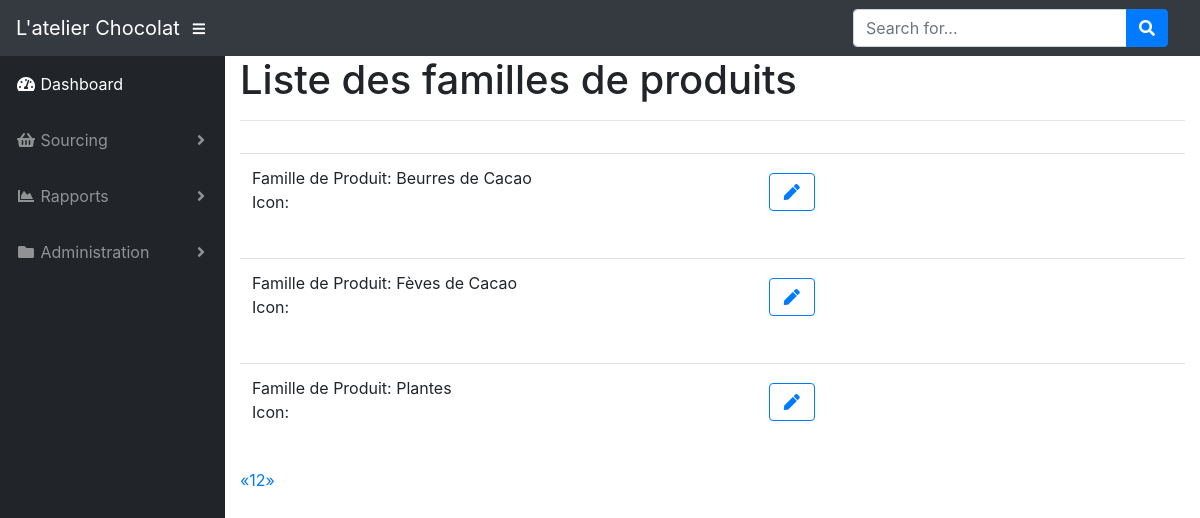
The page /list_of_product_families (signed in) on the database its author committed.
### app/models.py (models this page shows, shortened)
class ProductFamily(db.Model):
    id = db.Column(db.Integer, primary_key=True)
    name = db.Column(db.String(64), index=True, unique=True)
    icon = db.Column(db.String(32))
    product = db.relationship('Product', backref='product_product', lazy='dynamic')
    production_line_id = db.Column(db.Integer, db.ForeignKey('production_line.id'))

### app/product_families/routes.py (the view)
@bp.route('/list_of_product_families')
@login_required
def list_of_product_families():
    page = request.args.get('page', 1, type=int)
    pagination = ProductFamily.query.order_by(
        ProductFamily.name.asc()).paginate(page, current_app.config['PRODUCT_FAMILIES_PER_PAGE'], False)
    product_families = pagination.items
    return render_template('product_families/list_of_product_families.html',
                           title='Liste des familles de produits', product_families=product_families,
                           pagination=pagination)

### app/models.py (called while the page is built)
@login.user_loader
def load_user(id):
    return User.query.get(int(id))

### app/templates/product_families/list_of_product_families.html
{% extends "base.html" %}
{% import 'bootstrap/wtf.html' as wtf %}
{% import "_macros.html" as macros %}
{% block app_content %}
    <h1>Liste des familles de produits</h1>
    <hr>
    <table class="table table-hover">
        <tr>
            <div class="row">
                <div class="col-sm-6">
                    <div class="pagination">
                        {% for product_family in product_families %}
                            {% include 'product_families/_product_family.html' %}
                        {% endfor %}
                        {{ macros.pagination_widget(pagination, 'product_families.list_of_product_families') }}
                    </div>
                </div>
            </div>
        </tr>
    </table>
{% endblock %}

### app/templates/product_families/_product_family.html
<table class="table table-hover">
    <tr>
        <td>
            <div class="row">
                <div class="col-sm-6">
                    <p>Famille de Produit: {{ product_family.name }}<br>
                    Icon: {{ product_family.icon }}</p>
                </div>
                <div class="col-sm-2">
                    <div class="btn btn-block">
                        <a href="{{ url_for('product_families.edit_product_family', id=product_family.id) }}"><button class="btn btn-outline-primary" type="button"><i class="fas fa-fw fa-pen"></i></button></a>
                    </div>
                </div>
            </div>
        </td>
    </tr>
</table>

### rows shown on the page
ProductFamily: name "Beurres de Cacao"
ProductFamily: name "Fèves de Cacao"
ProductFamily: name "Plantes"

### other values the page prints
{{ p }} "1"
{{ p }} "2"
